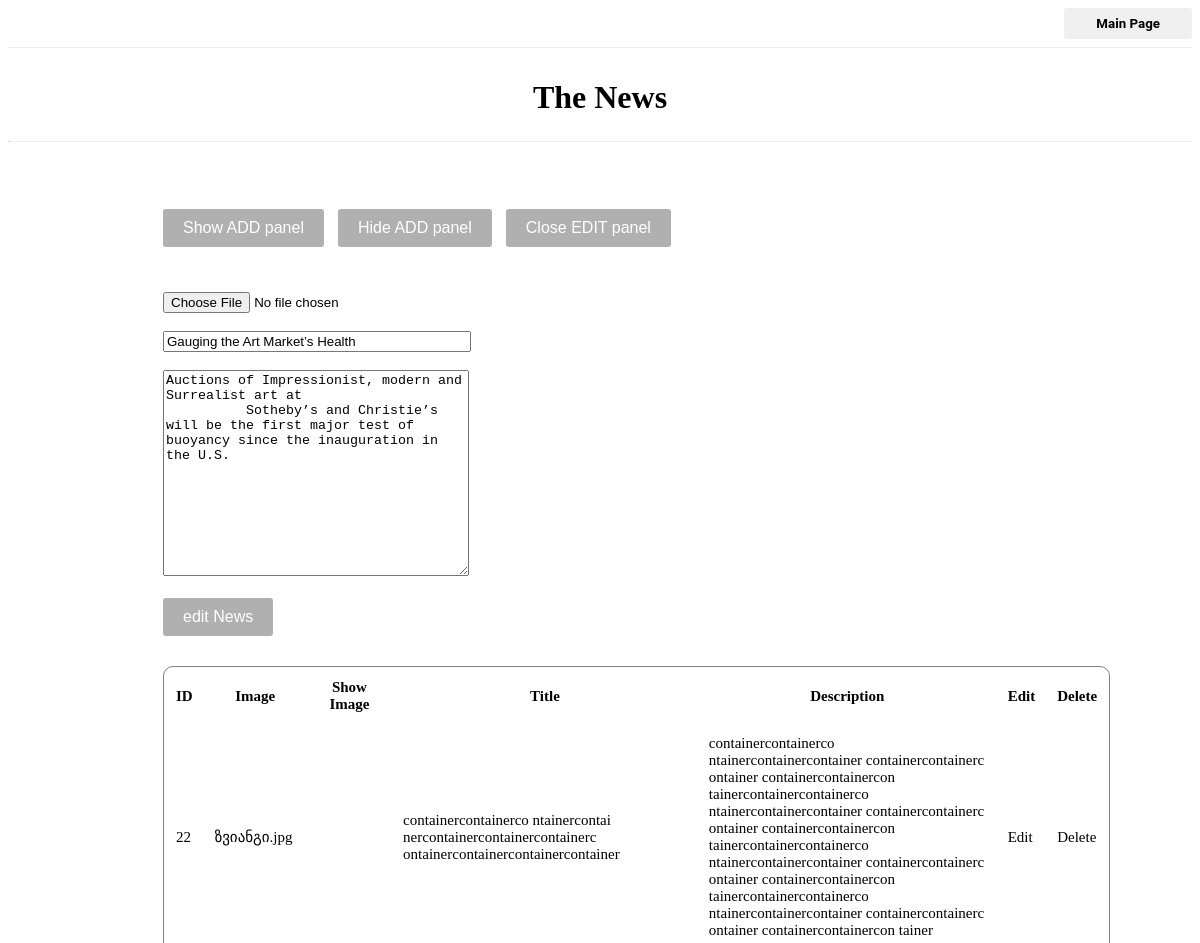
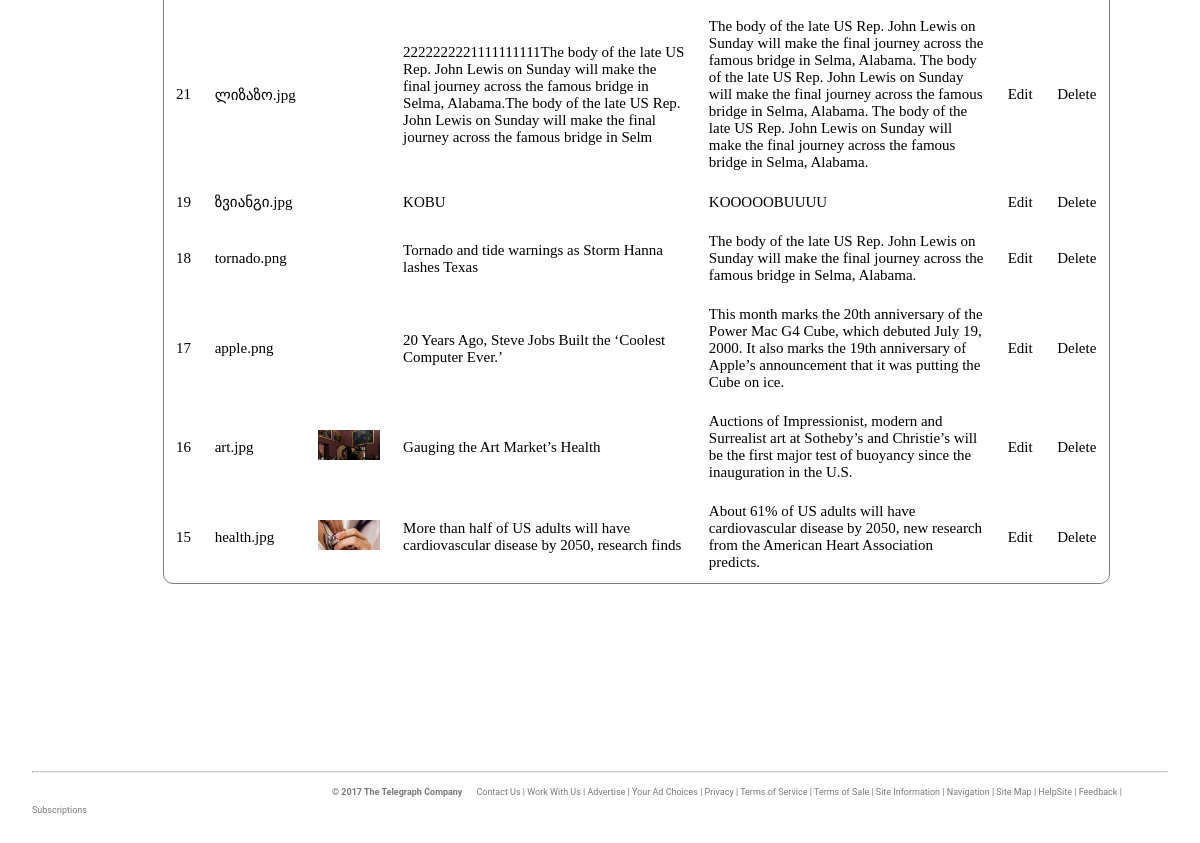
The app's page /admin/admin.php?main=news&&edit=16 with its own data (2 pictures, top to bottom).
### tables this page shows
CREATE TABLE `news` (
  `id` int(4) NOT NULL,
  `img` varchar(250) NOT NULL,
  `title` varchar(250) NOT NULL,
  `description` text NOT NULL,
  `fullStory` text DEFAULT NULL
);

### admin/crud/getalldata.php (the view, shortened to what this page needs)
<?php
    $query_news = "SELECT * FROM news ORDER BY id DESC";
    $result_news = mysqli_query($conn, $query_news);
?>
<div class="news">
    <form action="" method="get">
        <button ><a href="?addPanel=show">Show ADD panel</a></button>
        <button name="?addPanel=hide">Hide ADD panel </button>
        <button name="main=news&&delete=''">Close EDIT panel</button>
    </form>
    <?php
        if(isset($_GET['edit'])){
            include "edit.php";
        }
    ?>
    <table class="data" style="font-family:bitter; font-size:15px; border-collapse: separate; border: 1px solid gray; border-radius: 10px;">
        <tr>
            <th>ID</th>
            <th>Image</th>
            <th>Show Image</th>
            <th>Title</th>
            <th>Description</th>
            <th>Edit</th>
            <th>Delete</th>
        </tr>
        <?php
            while($data_news = mysqli_fetch_assoc($result_news)){
        ?>
        <tr>
            <td><?=$data_news["id"]?></td>
            <td><?=$data_news["img"]?></td>
            <td><img src="../pics/<?=$data_news["img"]?>" alt=""></td>
            <td><?=$data_news["title"]?></td>
            <td><?=$data_news["description"]?></td>
            <td><a href="?main=news&&edit=<?=$data_news["id"]?>" style="text-decoration:none; color:black">Edit</a></td>
            <td><a href="?main=news&&delete=<?=$data_news["id"]?>" style="text-decoration:none; color:black">Delete</a></td>
        </tr>
        <?php
            }
        ?>
    </table>
</div>

### admin/crud/edit.php (shortened to what this page needs)
<?php
    $id = $_GET['edit'];
    $edit_news_q = mysqli_query($conn, "SELECT * FROM news WHERE id='$id'");
    $data = mysqli_fetch_assoc($edit_news_q);
?>
<form method="post" style="margin-top:15px" enctype="multipart/form-data" class="edit">
    <input name="Img" type="file"><br><br>
    <input name="title" type="text"placeholder="title" value="<?=$data['title']?>"><br><br>
    <textarea name="description" placeholder="Description"><?=$data['description']?></textarea>
    <br><br>
    <button name="edit_news">edit News</button>
</form>

### admin/adminStyles.css (style rules this page uses)
.news { width: 80%; margin: auto; }
.data { border-collapse: collapse; }
.data td, .data th { padding: 10px; }
.data img { height: 30px; }
.edit textarea { width: 300px; height: 200px; }
.edit input { width: 300px; }
.news { display: inline-block; padding: 5px; margin-left: 150px; }
.news button { margin-bottom: 30px; background-color: rgb(176,176,176) ; color: white; border: none; border-radius: 3px; padding: 10px 20px; margin-right: 10px; text-decoration: none; font-size: 16px; cursor: pointer; transition: background-color 0.3s; }
.news button a { color: white; text-decoration: none; }

### records on screen
news: title "Gauging the Art Market’s Health", description "Auctions of Impressionist, modern and Surrealist art at Sotheby’s and Christie’s will be the first major test of buoyancy since the inauguration in the U.S.", id "16", img "art.jpg", img (picture)
news: id "22", img "ზვიანგი.jpg", title "containercontainerco ntainercontai nercontainercontainercontainerc ontainercontainercontainercontainer", description "containercontainerco ntainercontainercontainer containercontainerc ontainer containercontainercon tainercontainercontainerco ntainercontainercontainer containercontainerc ontainer containercontainercon tainercontainercontainerco ntainercontainercontainer containercontainerc ontainer containercontainercon tainercontainercontainerco ntainercontainercontainer containercontainerc ontainer containercontainercon tainer"
news: id "21", img "ლიზაზო.jpg", title "2222222221111111111The body of the late US Rep. John Lewis on Sunday will make the final journey across the famous bridge in Selma, Alabama.The body of the late US Rep. John Lewis on Sunday will make the final journey across the famous bridge in Selm", description "The body of the late US Rep. John Lewis on Sunday will make the final journey across the famous bridge in Selma, Alabama. The body of the late US Rep. John Lewis on Sunday will make the final journey across the famous bridge in Selma, Alabama. The body of the late US Rep. John Lewis on Sunday will make the final journey across the famous bridge in Selma, Alabama."
news: id "19", img "ზვიანგი.jpg", title "KOBU", description "KOOOOOBUUUU"
news: id "18", img "tornado.png", title "Tornado and tide warnings as Storm Hanna lashes Texas", description "The body of the late US Rep. John Lewis on Sunday will make the final journey across the famous bridge in Selma, Alabama."
news: id "17", img "apple.png", title "20 Years Ago, Steve Jobs Built the ‘Coolest Computer Ever.’", description "This month marks the 20th anniversary of the Power Mac G4 Cube, which debuted July 19, 2000. It also marks the 19th anniversary of Apple’s announcement that it was putting the Cube on ice."
news: id "15", img "health.jpg", img (picture), title "More than half of US adults will have cardiovascular disease by 2050, research finds", description "About 61% of US adults will have cardiovascular disease by 2050, new research from the American Heart Association predicts."
